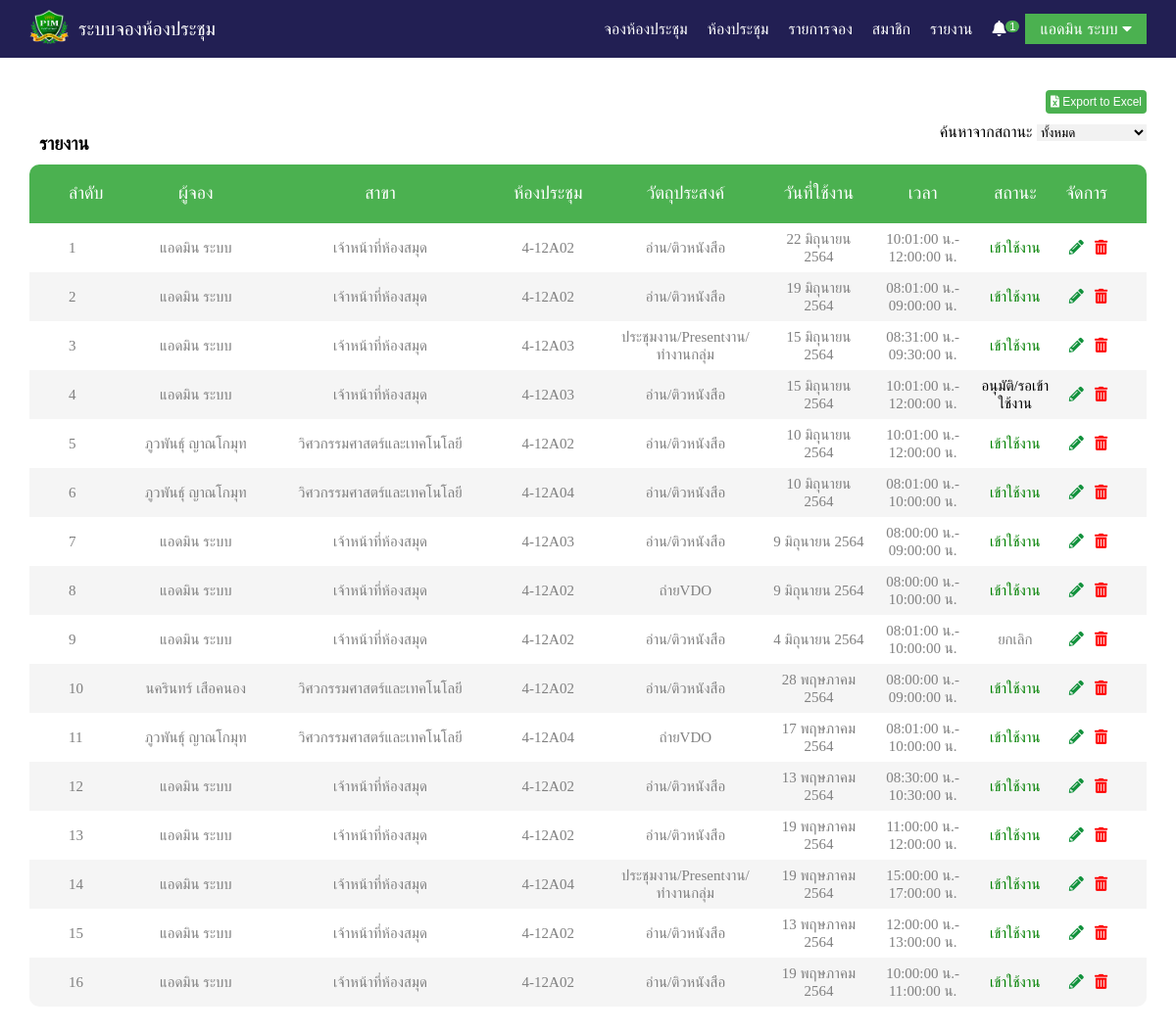
/report/index.php (signed in), run on an earlier commit of the app's database.
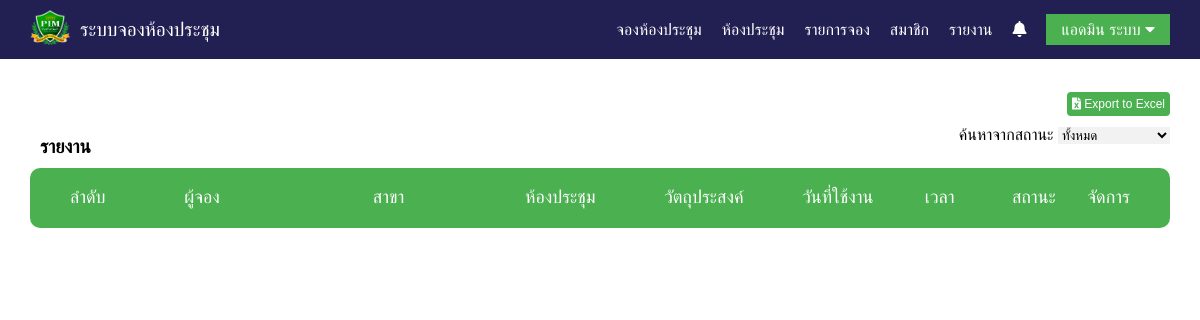
And on a later commit of the database.
### tables this page shows
CREATE TABLE `tb_event` (
  `id` int(11) NOT NULL,
  `id_member` varchar(15) NOT NULL,
  `status` int(1) NOT NULL,
  `rooms` int(3) NOT NULL,
  `title` varchar(100) NOT NULL,
  `start` varchar(30) NOT NULL,
  `end` varchar(30) NOT NULL,
  `color` varchar(20) NOT NULL,
  `hour` int(10) NOT NULL,
  `people` int(3) NOT NULL,
  `member` varchar(200) NOT NULL,
  `department` varchar(200) DEFAULT NULL,
  `other` text NOT NULL
);

CREATE TABLE `tb_rooms` (
  `id_rooms` int(3) NOT NULL,
  `name_rooms` varchar(200) NOT NULL,
  `people_rooms` int(4) NOT NULL,
  `image_rooms` varchar(250) NOT NULL,
  `detail_rooms` text NOT NULL
);

### function.php (called while the page is built, shortened)
<?php
$thai_month_arr=array(
    "0"=>"",
    "1"=>"มกราคม",
    "2"=>"กุมภาพันธ์",
    "3"=>"มีนาคม",
    "4"=>"เมษายน",
    "5"=>"พฤษภาคม",
    "6"=>"มิถุนายน",
    "7"=>"กรกฎาคม",
    "8"=>"สิงหาคม",
    "9"=>"กันยายน",
    "10"=>"ตุลาคม",
    "11"=>"พฤศจิกายน",
    "12"=>"ธันวาคม"
);
function thai_date($time){
    global $thai_day_arr,$thai_month_arr;
    @$thai_date_return.=date("j",$time);
    @$thai_date_return.=" ".$thai_month_arr[date("n",$time)];
    @$thai_date_return.= " ".(date("Y",$time)+543);
    return $thai_date_return;
}
function thai_time($time){
    @$thai_date_return.= " ".date("H:i:s",$time)." น.";
    return $thai_date_return;
}

### report/index.php (the view, shortened to what the changed rows need)
<?php
if ($_SESSION['status'] =='admin')
{
    include 'function.php';
} else {
    echo "<script>alert('คุณไม่มีสิทธิในการเข้าถึง!'); window.location ='index.php';</script>";
}
?>
<!DOCTYPE html>
<html lang="en">
<head>
    <link rel="stylesheet" href="css/nav.css">
    <link rel="stylesheet" href="css/footer.css">
    <link rel="stylesheet" href="css/report.css">
    <link rel="stylesheet" href="https://cdnjs.cloudflare.com/ajax/libs/font-awesome/5.15.2/css/all.min.css">
      <link rel="stylesheet" type="text/css" href="https://cdn.datatables.net/v/bs4/dt-1.10.20/datatables.min.css"/>
<link rel="stylesheet" type="text/css" href="https://cdn.datatables.net/responsive/2.2.3/css/responsive.dataTables.min.css">
</head>
<body>
    <nav>
      <ul class="menu">
<?php if ($_SESSION['id'] != '' || $_SESSION['status'] != '') {?>
	<?php 	if ($_SESSION['status'] == 'admin') {
	$sql2 = "SELECT COUNT(id) AS count1 FROM tb_event WHERE status = 0 ";
	$rs2 = $conn->query($sql2)->fetch_assoc();?>
		      <li class="item">
                <a class="list" href="index.php?page=report&report=0"><i class="fas fa-bell"></i></a>
            <?php 	if ($rs2['count1']!=0) { ?>
                <span class="notify2"><?php echo $rs2['count1'];?></span>
            <?php } ?>
              </li>
	<?php } ?>
<?php } else {?>
		      <li class="item-button"><a class="list" href="index.php?page=login">เข้าสู่ระบบ</a></li>
<?php } ?>
      </ul>
  </nav>
<?php if ($_GET['action']=='') { ?>
<div class="container-table100">
    <div class="wrap-table100">
        <div class="table100">
<?php
	if (isset($_GET['report'])) {
	$meSQL = "SELECT * FROM tb_event LEFT JOIN tb_rooms ON tb_event.rooms = tb_rooms.id_rooms WHERE status = {$_GET['report']} ORDER BY id DESC";
	} else {
	$meSQL = "SELECT * FROM tb_event LEFT JOIN tb_rooms ON tb_event.rooms = tb_rooms.id_rooms ORDER BY id DESC";
	}
	$meQuery = $conn->query($meSQL);
?>
            <table id = 'datatables'  class="table table-bordered  display nowrap" cellspacing="0" width="100%">
                <thead>
                    <tr class="table100-head">
                        <th class="column1">ลำดับ</th>
                        <th class="column2">ผู้จอง</th>
                        <th class="column3">สาขา</th>
                        <th class="column4">ห้องประชุม</th>
                        <th class="column5">วัตถุประสงค์</th>
                        <th class="column6">วันที่ใช้งาน</th>
                        <th class="column7">เวลา</th>
                        <th class="column8">สถานะ</th>
                        <th class="column9">จัดการ</th>
                    </tr>
                </thead>
                <tbody>
                <?php
                    $i=1 ;
                    while ($rs = $meQuery->fetch_assoc()){
                ?>
                        <tr>
                            <td class="column1"><?php echo $i++; ?></td>
                            <td class="column2"><?php echo $rs['member'];?></td>
                            <td class="column3"><?php echo $rs['department'];?></td>
                            <td class="column4"><?php echo $rs['name_rooms'];?></td>
                            <td class="column5"><?php echo $rs['title'];?></td>
                            <td class="column6"><?php $dateData=$rs['start']; echo thai_date(strtotime($dateData)); ?></td>
                            <td class="column7"><?php $startTime=$rs['start']; $endTime=$rs['end']; echo thai_time(strtotime($startTime)).'-'.thai_time(strtotime($endTime)); ?></td>
                            <td class="column8"><?php
                                if ($rs['status']=='1'){echo '<p class="approve">','เข้าใช้งาน','</p>';}
                                else if ($rs['status']=='2'){echo '<p class="disapprove">','ไม่เข้าใช้งาน','</p>';}
                                else if ($rs['status']=='3'){echo '<p class="cancel">','ยกเลิก','</p>';}
                                else {echo '<p class="wait">','อนุมัติ/รอเข้าใช้งาน','</p>';}?>
                            </td>
                            <td class="column9">
                                <a class="edit" href="index.php?page=report&action=edit&id=<?php echo $rs['id']; ?>&report=<?php echo $_GET['report']; ?>">
                                    <i class="fas fa-pencil-alt"></i>
                                </a>
                                <a class="delete" href="report/action.php?action=delete&id=<?php echo $rs['id']; ?>&report=<?php echo $_GET['report']; ?>" OnClick="return chkdel();">
                                    <i class="fas fa-trash-alt"></i>
                                </a>
                            </td>
                        </tr>
                <?php } ?>
                </tbody>
            </table>
        </div>
    </div>
</div>
<?php } ?>
</body>
</html>

What changed in the data, as far as the page shows it:
removed tb_event: member "แอดมิน ระบบ", department "เจ้าหน้าที่ห้องสมุด", tb_rooms.name_rooms "4-12A02", title "อ่าน/ติวหนังสือ", start "22 มิถุนายน 2564", start "10:01:00 น.", end "12:00:00 น.", status "เข้าใช้งาน"
removed tb_event: member "แอดมิน ระบบ", department "เจ้าหน้าที่ห้องสมุด", tb_rooms.name_rooms "4-12A02", title "อ่าน/ติวหนังสือ", start "19 มิถุนายน 2564", start "08:01:00 น.", end "09:00:00 น.", status "เข้าใช้งาน"
removed tb_event: member "แอดมิน ระบบ", department "เจ้าหน้าที่ห้องสมุด", tb_rooms.name_rooms "4-12A03", title "ประชุมงาน/Presentงาน/ทำงานกลุ่ม", start "15 มิถุนายน 2564", start "08:31:00 น.", end "09:30:00 น.", status "เข้าใช้งาน"
removed tb_event: member "แอดมิน ระบบ", department "เจ้าหน้าที่ห้องสมุด", tb_rooms.name_rooms "4-12A03", title "อ่าน/ติวหนังสือ", start "15 มิถุนายน 2564", start "10:01:00 น.", end "12:00:00 น.", status "อนุมัติ/รอเข้าใช้งาน"
removed tb_event: member "ภูวพันธุ์ ญาณโกมุท", department "วิศวกรรมศาสตร์และเทคโนโลยี", tb_rooms.name_rooms "4-12A02", title "อ่าน/ติวหนังสือ", start "10 มิถุนายน 2564", start "10:01:00 น.", end "12:00:00 น.", status "เข้าใช้งาน"
removed tb_event: member "ภูวพันธุ์ ญาณโกมุท", department "วิศวกรรมศาสตร์และเทคโนโลยี", tb_rooms.name_rooms "4-12A04", title "อ่าน/ติวหนังสือ", start "10 มิถุนายน 2564", start "08:01:00 น.", end "10:00:00 น.", status "เข้าใช้งาน"
removed tb_event: member "แอดมิน ระบบ", department "เจ้าหน้าที่ห้องสมุด", tb_rooms.name_rooms "4-12A03", title "อ่าน/ติวหนังสือ", start "9 มิถุนายน 2564", start "08:00:00 น.", end "09:00:00 น.", status "เข้าใช้งาน"
removed tb_event: member "แอดมิน ระบบ", department "เจ้าหน้าที่ห้องสมุด", tb_rooms.name_rooms "4-12A02", title "ถ่ายVDO", start "9 มิถุนายน 2564", start "08:00:00 น.", end "10:00:00 น.", status "เข้าใช้งาน"
removed tb_event: member "แอดมิน ระบบ", department "เจ้าหน้าที่ห้องสมุด", tb_rooms.name_rooms "4-12A02", title "อ่าน/ติวหนังสือ", start "4 มิถุนายน 2564", start "08:01:00 น.", end "10:00:00 น.", status "ยกเลิก"
removed tb_event: member "นครินทร์ เสือคนอง", department "วิศวกรรมศาสตร์และเทคโนโลยี", tb_rooms.name_rooms "4-12A02", title "อ่าน/ติวหนังสือ", start "28 พฤษภาคม 2564", start "08:00:00 น.", end "09:00:00 น.", status "เข้าใช้งาน"
removed tb_event: member "ภูวพันธุ์ ญาณโกมุท", department "วิศวกรรมศาสตร์และเทคโนโลยี", tb_rooms.name_rooms "4-12A04", title "ถ่ายVDO", start "17 พฤษภาคม 2564", start "08:01:00 น.", end "10:00:00 น.", status "เข้าใช้งาน"
removed tb_event: member "แอดมิน ระบบ", department "เจ้าหน้าที่ห้องสมุด", tb_rooms.name_rooms "4-12A02", title "อ่าน/ติวหนังสือ", start "13 พฤษภาคม 2564", start "08:30:00 น.", end "10:30:00 น.", status "เข้าใช้งาน"
removed tb_event: member "แอดมิน ระบบ", department "เจ้าหน้าที่ห้องสมุด", tb_rooms.name_rooms "4-12A02", title "อ่าน/ติวหนังสือ", start "19 พฤษภาคม 2564", start "11:00:00 น.", end "12:00:00 น.", status "เข้าใช้งาน"
removed tb_event: member "แอดมิน ระบบ", department "เจ้าหน้าที่ห้องสมุด", tb_rooms.name_rooms "4-12A04", title "ประชุมงาน/Presentงาน/ทำงานกลุ่ม", start "19 พฤษภาคม 2564", start "15:00:00 น.", end "17:00:00 น.", status "เข้าใช้งาน"
removed tb_event: member "แอดมิน ระบบ", department "เจ้าหน้าที่ห้องสมุด", tb_rooms.name_rooms "4-12A02", title "อ่าน/ติวหนังสือ", start "13 พฤษภาคม 2564", start "12:00:00 น.", end "13:00:00 น.", status "เข้าใช้งาน"
removed tb_event: member "แอดมิน ระบบ", department "เจ้าหน้าที่ห้องสมุด", tb_rooms.name_rooms "4-12A02", title "อ่าน/ติวหนังสือ", start "19 พฤษภาคม 2564", start "10:00:00 น.", end "11:00:00 น.", status "เข้าใช้งาน"
Also different on the page:
$rs2['count1']: "1" → (not shown)
